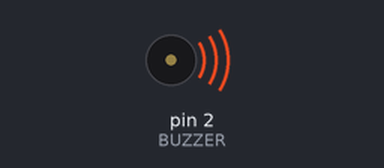
A sketch run on a simulated Arduino Uno, built with avr-gcc and run on an emulated ATmega328P. On the bench: buzzer (waves = sounding, pin HIGH).

Above: at 0.01 s.
Timing chart, 0 to 1.6 s (numbered marks = the images above):
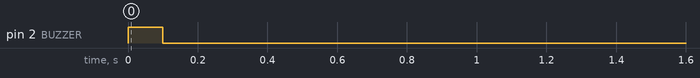

The sketch:

buzzer_test.ino
```cpp
#define BUZZER 2
void setup() {
  // put your setup code here, to run once:
  pinMode(BUZZER, OUTPUT);

  digitalWrite(BUZZER, HIGH);
  delay(100);
  digitalWrite(BUZZER, LOW);
  delay(100);

}

void loop() {
  // put your main code here, to run repeatedly:

}
```
